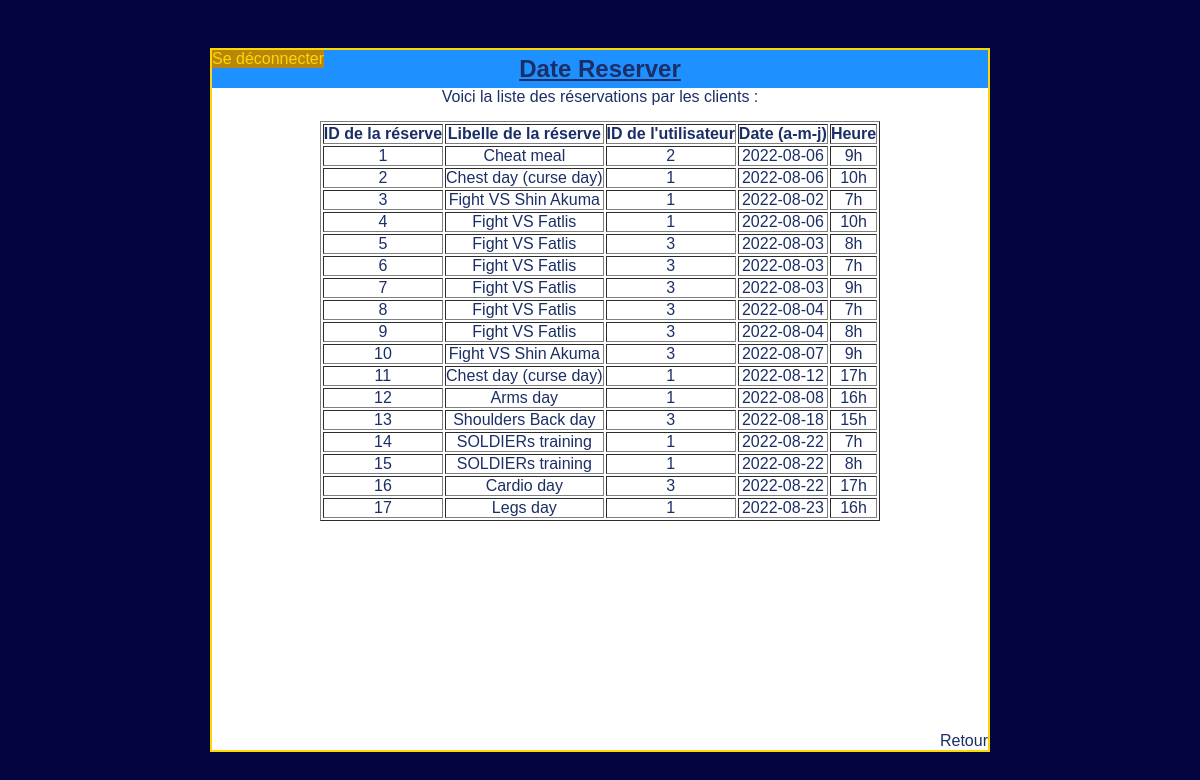
Page /index.php?uc=admin&action=handleReserver (signed in) on the committed database.
### tables this page shows
CREATE TABLE IF NOT EXISTS `listereservation` (
  `id` int(16) NOT NULL AUTO_INCREMENT,
  `libelleReservation` varchar(5000) NOT NULL,
  `idUser` int(16) NOT NULL,
  PRIMARY KEY (`id`)
);

CREATE TABLE IF NOT EXISTS `clients` (
  `id` int(16) NOT NULL AUTO_INCREMENT,
  `nomClient` varchar(500) NOT NULL,
  `prenomClient` varchar(500) NOT NULL,
  `dateReservation` date NOT NULL,
  `dateReserve` date NOT NULL,
  `heureReserve` int(16) NOT NULL,
  `idReservation` int(16) NOT NULL,
  PRIMARY KEY (`id`)
);

### includes/class_pdo.php (called while the page is built, shortened)
<?php
class PDODateReserver{
    private static $serveur = 'mysql:host=localhost';
    private static $bdd = 'dbname=datereserver';
    private static $user = 'root';
    private static $mdp = '';
    private static $monPdo;
    private static $dateReserver = null;
    private function __construct()
    {
        PDODateReserver::$monPdo = new PDO(PDODateReserver::$serveur . ';' . PDODateReserver::$bdd, PDODateReserver::$user, PDODateReserver::$mdp);
        PDODateReserver::$monPdo->query("SET CHARACTER SET utf8");
    }
    public static function getPdoDateReserver()
    {
        if (PDODateReserver::$dateReserver == null) {
            PDODateReserver::$dateReserver = new PDODateReserver();
        }
        return PDODateReserver::$dateReserver;
    }
    function getList(){
        $query = "SELECT * FROM listereservation";
        $res = PDODateReserver::$monPdo->query($query);
        $lignes = $res->fetchAll();
        return $lignes;
    }
    function getListClients(){
        $query = "SELECT * FROM clients";
        $res = PDODateReserver::$monPdo->query($query);
        $lignes = $res->fetchAll();
        return $lignes;
    }
    function getInfoReserv($libelleReserve){
        $query = "SELECT * FROM reservations WHERE libelleReservation = '".$libelleReserve."'";
        $res = PDODateReserver::$monPdo->query($query);
        $lignes = $res->fetchAll();
        return $lignes;
    }
}

### vues/admin/v_admin_handleReserver.php (the view, shortened to what this page needs)
<!DOCTYPE html>
<html lang="fr">
<head>
    <link rel="stylesheet" href="css/style.css">
</head>
<body>
    <div class="container">
        <a href='index.php?uc=disconnect' id="disconnect">Se déconnecter</a>
        <h2 id="mainTitle">Date Reserver</h2>
        <p>Voici la liste des réservations par les clients : </p>
        <div id="listReserv">
            <table border="1">
                <tr>
                    <th>ID de la réserve</th>
                    <th>Libelle de la réserve</th>
                    <th>ID de l'utilisateur</th>
                    <th>Date (a-m-j)</th>
                    <th>Heure</th>
                </tr>
                <?php
                $iCount = 0;
                foreach ($listReserv as $uneReserve) {
                    echo "<tr>";
                    echo "<td>" . $uneReserve['id'] . "</td>";
                    $infoReserv = $pdo->getInfoReserv($uneReserve['libelleReservation']);
                    echo "<td><a href='#' data-popup='myPopup' id='openMyPopup' class='counterA' onClick='getPopupValuesReserv(" . $infoReserv[0]['id'] . "); openPopupR()' aria-label='Open popup'>" . $uneReserve['libelleReservation'] . "</a></td>";
                    echo "<td><a href='#' data-popup='myPopup' id='openMyPopup' class='counterA' onClick='getPopupValuesUser(" . $uneReserve['idUser'] . "); openPopupU()' aria-label='Open popup'>" . $uneReserve['idUser'] . "</a></td>";
                    echo "<td>".$listReservC[$iCount]['dateReserve']."</td>";
                    echo "<td>".$listReservC[$iCount]['heureReserve']."h</td>";
                    echo "</tr>";
                    $iCount++;
                }
                ?>
            </table>
            <a href="index.php?uc=admin&action=accueil" id="return" class="counterA">Retour</a>
</body>
</html>

### css/style.css (style rules this page uses)
* { padding: 0; margin: 0; box-sizing: border-box; font-family: 'Lucida Sans', 'Lucida Sans Regular', 'Lucida Grande', 'Lucida Sans Unicode', Geneva, Verdana, sans-serif; color: rgb(27, 47, 102); }
body { background-color: rgb(4, 4, 65); }
#mainTitle { padding: 5px; text-decoration: underline; background-color: dodgerblue; }
#disconnect { text-decoration: none; color: gold; background-color: darkgoldenrod; position: fixed; left: 0; }
.container { background-color: white; border: solid gold 2px; width: 100%; height: 100%; max-width: 65%; max-height: 88%; position: absolute; top: 50%; left: 50%; transform: translate(-50%, -50%); text-align: center; }
.uneReserv p, u, a { color: gold; }
#listReserv { margin-top: 15px; text-align: -webkit-center; text-align-last: center; }
.counterA { color: rgb(27, 47, 102); text-decoration: none; }
#return { position: absolute; bottom: 0; right: 0; }

### rows in the picture
listereservation: id "1", libelleReservation "Cheat meal", idUser "2"
clients: dateReserve "2022-08-06", heureReserve "9"
listereservation: id "2", libelleReservation "Chest day (curse day)", idUser "1"
clients: dateReserve "2022-08-06", heureReserve "10"
listereservation: id "3", libelleReservation "Fight VS Shin Akuma", idUser "1"
clients: dateReserve "2022-08-02", heureReserve "7"
listereservation: id "4", libelleReservation "Fight VS Fatlis", idUser "1"
clients: dateReserve "2022-08-06", heureReserve "10"
listereservation: id "5", libelleReservation "Fight VS Fatlis", idUser "3"
clients: dateReserve "2022-08-03", heureReserve "8"
listereservation: id "6", libelleReservation "Fight VS Fatlis", idUser "3"
clients: dateReserve "2022-08-03", heureReserve "7"
listereservation: id "7", libelleReservation "Fight VS Fatlis", idUser "3"
clients: dateReserve "2022-08-03", heureReserve "9"
listereservation: id "8", libelleReservation "Fight VS Fatlis", idUser "3"
clients: dateReserve "2022-08-04", heureReserve "7"
listereservation: id "9", libelleReservation "Fight VS Fatlis", idUser "3"
clients: dateReserve "2022-08-04", heureReserve "8"
listereservation: id "10", libelleReservation "Fight VS Shin Akuma", idUser "3"
clients: dateReserve "2022-08-07", heureReserve "9"
listereservation: id "11", libelleReservation "Chest day (curse day)", idUser "1"
clients: dateReserve "2022-08-12", heureReserve "17"
listereservation: id "12", libelleReservation "Arms day", idUser "1"
clients: dateReserve "2022-08-08", heureReserve "16"
listereservation: id "13", libelleReservation "Shoulders Back day", idUser "3"
clients: dateReserve "2022-08-18", heureReserve "15"
listereservation: id "14", libelleReservation "SOLDIERs training", idUser "1"
clients: dateReserve "2022-08-22", heureReserve "7"
listereservation: id "15", libelleReservation "SOLDIERs training", idUser "1"
clients: dateReserve "2022-08-22", heureReserve "8"
listereservation: id "16", libelleReservation "Cardio day", idUser "3"
clients: dateReserve "2022-08-22", heureReserve "17"
listereservation: id "17", libelleReservation "Legs day", idUser "1"
clients: dateReserve "2022-08-23", heureReserve "16"
